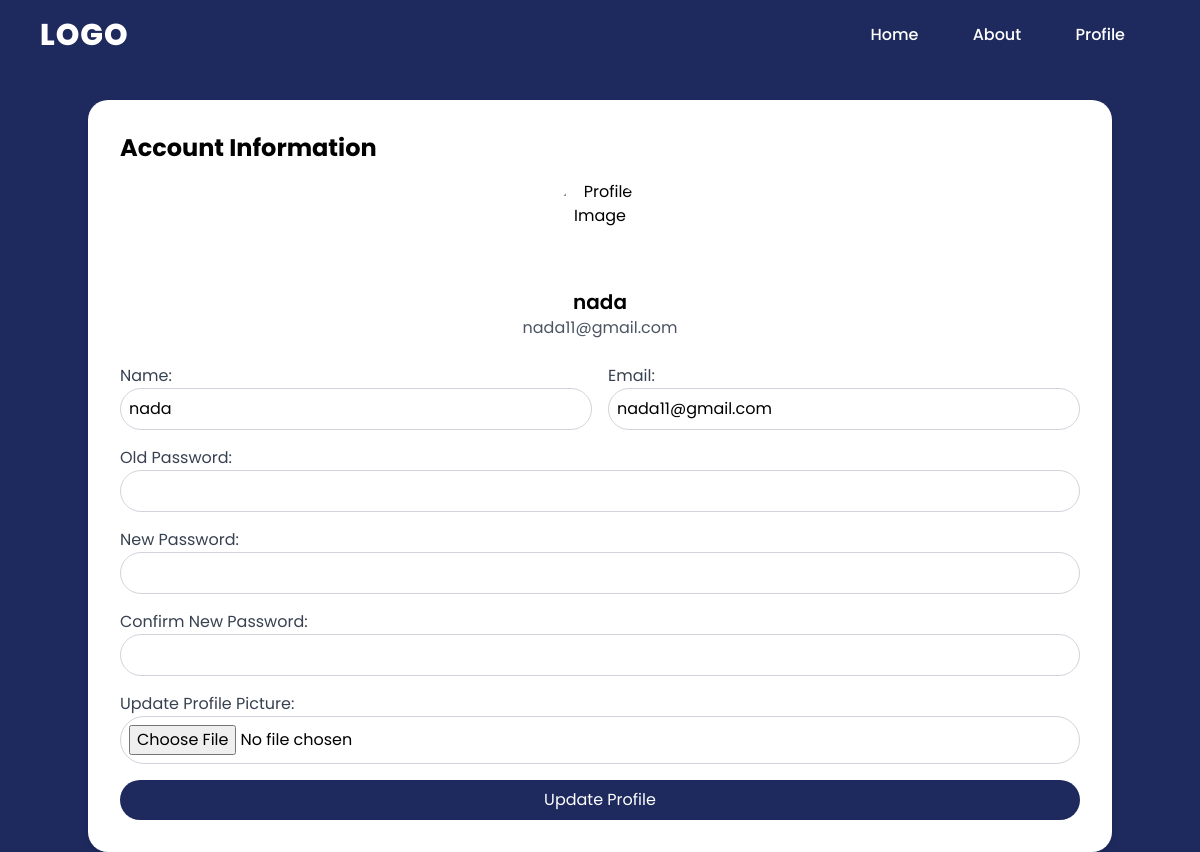
/update_profile.php (signed in), run on an earlier commit of the app's database.
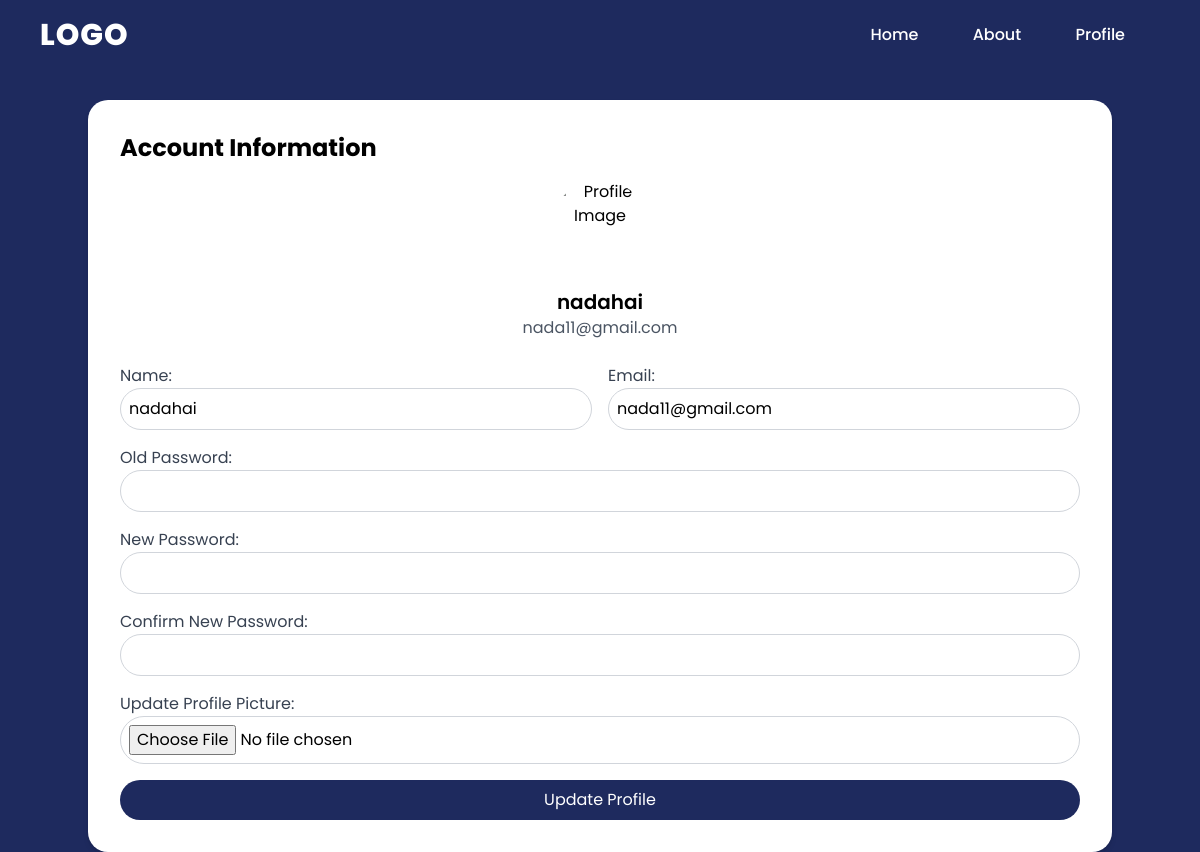
And on a later commit of the database.
### tables this page shows
CREATE TABLE `user_form` (
  `id` int(255) NOT NULL,
  `name` varchar(255) NOT NULL,
  `email` varchar(255) NOT NULL,
  `password` varchar(255) NOT NULL,
  `user_type` varchar(255) NOT NULL DEFAULT 'user',
  `Image` varchar(100) NOT NULL DEFAULT 'default.jpg'
);

### update_profile.php (the view, shortened to what this page needs)
<?php
include 'config.php';
$user_name = $_SESSION['user_name'];
$message = [];
$user_data = null;
$query = mysqli_query($conn, "SELECT * FROM user_form WHERE name = '$user_name'") or die('Query failed');
if (mysqli_num_rows($query) > 0) {
    $user_data = mysqli_fetch_assoc($query);
} else {
    $message[] = 'User data not found.';
}
?>
<!DOCTYPE html>
<html lang="en">
<head>
    <script src="https://cdn.tailwindcss.com"></script>
    <link rel="stylesheet" href="https://cdnjs.cloudflare.com/ajax/libs/font-awesome/5.15.3/css/all.min.css">
</head>
<body class="bg-white-100">
    <header class="navbar flex justify-between items-center px-10">
        <h2><a href="#" class="logo">Logo</a></h2>
        <nav class="navigation">
            <a href="home.php">Home</a>
            <a href="about.php">About</a>
            <a href="update_profile.php">Profile</a>
        </nav>
    </header>
    <div class="container mx-auto">
        <div class="bg-white p-8 shadow-md rounded-[20px]">
            <h2 class="text-2xl font-bold mb-4">Account Information</h2>
            <div class="text-center mb-6">
                <div class="flex justify-center items-center">
                    <img src="uploaded_img/<?php echo htmlspecialchars($user_data['image'] ?? 'default_image.jpg'); ?>" alt="Profile Image" class="profile-image mb-2">
                </div>
                <h3 class="text-xl font-semibold"><?php echo htmlspecialchars($user_data['name'] ?? 'No Name'); ?></h3>
                <p class="text-gray-600"><?php echo htmlspecialchars($user_data['email'] ?? 'No Email'); ?></p>
            </div>
            <form method="POST" enctype="multipart/form-data" class="space-y-4">
                <div class="grid grid-cols-1 md:grid-cols-2 gap-4">
                    <div>
                        <label class="block text-gray-700" for="update_name">Name:</label>
                        <input type="text" id="update_name" name="update_name" class="w-full p-2 border border-gray-300 rounded-[50px]" value="<?php echo htmlspecialchars($user_data['name'] ?? ''); ?>" required>
                    </div>
                    <div>
                        <label class="block text-gray-700" for="update_email">Email:</label>
                        <input type="email" id="update_email" name="update_email" class="w-full p-2 border border-gray-300 rounded-[50px]" value="<?php echo htmlspecialchars($user_data['email'] ?? ''); ?>" required>
                    </div>
                </div>
                <div>
                    <label for="old_pass" class="block text-gray-700">Old Password:</label>
                    <input type="password" id="old_pass" name="old_pass" class="w-full p-2 border border-gray-300 rounded-[50px]">
                </div>
                <div>
                    <label for="new_pass" class="block text-gray-700">New Password:</label>
                    <input type="password" id="new_pass" name="new_pass" class="w-full p-2 border border-gray-300 rounded-[50px]">
                </div>
                <div>
                    <label for="confirm_pass" class="block text-gray-700">Confirm New Password:</label>
                    <input type="password" id="confirm_pass" name="confirm_pass" class="w-full p-2 border border-gray-300 rounded-[50px]">
                </div>
                <div>
                    <label for="update_image" class="block text-gray-700">Update Profile Picture:</label>
                    <input type="file" id="update_image" name="update_image" class="w-full p-2 border border-gray-300 rounded-[50px]">
                </div>
                <button type="submit" name="update_profile" class="w-full bg-[#1e2a5e] text-white px-4 py-2 rounded-[50px] hover:bg-[#FFFFFF] hover:text-[#1e2a5e] hover:border border-[#1e2a5e] transition duration-200">Update Profile</button>
            </form>
        </div>
    </div>
</body>
</html>

### update_profile.php (style rules this page uses)
body { font-family: 'Poppins', sans-serif; background-color: #1e2a5e }
.navbar { background-color: #1e2a5e; width: 100%; height: 70px; position: fixed; top: 0; left: 50%; transform: translateX(-50%); z-index: 1000; }
header .logo { color: #FFFFFF; font-size: 30px; text-transform: uppercase; font-weight: 800; letter-spacing: 1px; margin: 0 auto; }
.navigation a { color: #FFFFFF; text-decoration: none; font-weight: 500; padding: 2px 15px; margin-right: 20px; }
.container { margin-top: 100px; }
.profile-image { width: 100px; height: 100px; border-radius: 50%; }

What changed in the data, as far as the page shows it:
changed user_form "nada11@gmail.com": name "nada" → "nadahai"; update_name "nada" → "nadahai"
